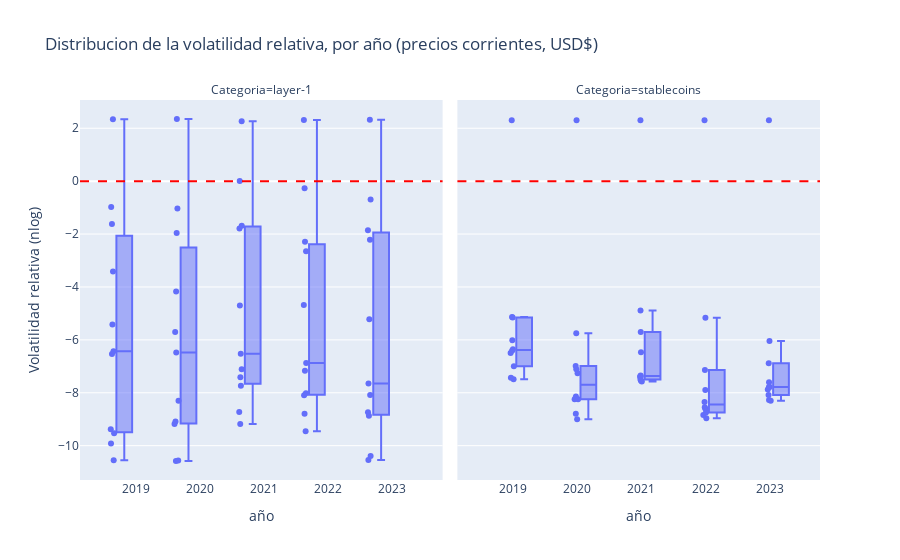

The notebook cell this image was saved under:
### Code cell
# transformos los datos a su log natural para facilitar su visualizacion
data_market_prcvoltlty_crrnt.loc[:,'vltlty_ratio_log'] = np.log(data_market_prcvoltlty_crrnt['vltlty_ratio'])

# Boxplot
boxplot_crrnt = px.box(
    data_market_prcvoltlty_crrnt#.loc[
        #data_market_prcvoltlty_crrnt['category_id'].str.contains('layer-1')]
    ,
    x='year',
    y='vltlty_ratio_log',
    points='all',
    facet_col='category_id',
    facet_col_wrap=2,
    labels={
        'year': 'año',
        'vltlty_ratio_log': 'Volatilidad relativa (nlog)',
        'category_id': 'Categoria'},
    title='Distribucion de la volatilidad relativa, por año (precios corrientes, USD$)')
 
boxplot_crrnt.add_hline(
    y=np.log(1),
    line_width=2,
    line_dash='dash',
    line_color='red')
boxplot_crrnt.update_xaxes(type='category')
boxplot_crrnt.show()

### Figure 1 — Plotly figure (JSON) as saved in the notebook; plotly's stock layout.template omitted (floating-point values rounded to 4 significant figures)
{"data": [{"alignmentgroup": "True", "boxpoints": "all", "hovertemplate": "Categoria=layer-1<br>año=%{x}<br>Volatilidad relativa (nlog)=%{y}<extra></extra>", "legendgroup": "", "marker": {"color": "#636efa"}, "name": "", "notched": false, "offsetgroup": "", "orientation": "v", "showlegend": false, "type": "box", "x": [2019, 2019, 2019, 2019, 2019, 2019, 2019, 2019, 2019, 2019, 2019, 2020, 2020, 2020, 2020, 2020, 2020, 2020, 2020, 2020, 2020, 2020, 2021, 2021, 2021, 2021, 2021, 2021, 2021, 2021, 2021, 2021, 2021, 2022, 2022, 2022, 2022, 2022, 2022, 2022, 2022, 2022, 2022, 2022, 2023, 2023, 2023, 2023, 2023, 2023, 2023, 2023, 2023, 2023, 2023], "x0": " ", "xaxis": "x", "y": [2.34, -0.9773, -1.617, -3.419, -5.42, -6.433, -6.53, -9.381, -9.532, -9.922, -10.55, 2.35, -1.034, -1.957, -4.169, -5.699, -6.476, -8.304, -9.086, -9.183, -10.56, -10.58, 2.265, 0.008974, -1.688, -1.794, -4.703, -6.528, -7.106, -7.409, -7.738, -8.725, -9.181, 2.308, -0.2667, -2.293, -2.646, -4.68, -6.871, -7.172, -8.017, -8.098, -8.791, -9.451, 2.325, -0.6936, -1.852, -2.212, -5.22, -7.65, -8.083, -8.735, -8.864, -10.39, -10.54], "y0": " ", "yaxis": "y"}, {"alignmentgroup": "True", "boxpoints": "all", "hovertemplate": "Categoria=stablecoins<br>año=%{x}<br>Volatilidad relativa (nlog)=%{y}<extra></extra>", "legendgroup": "", "marker": {"color": "#636efa"}, "name": "", "notched": false, "offsetgroup": "", "orientation": "v", "showlegend": false, "type": "box", "x": [2019, 2019, 2019, 2019, 2019, 2019, 2019, 2019, 2019, 2019, 2020, 2020, 2020, 2020, 2020, 2020, 2020, 2020, 2020, 2020, 2021, 2021, 2021, 2021, 2021, 2021, 2021, 2021, 2021, 2021, 2022, 2022, 2022, 2022, 2022, 2022, 2022, 2022, 2022, 2022, 2023, 2023, 2023, 2023, 2023, 2023, 2023, 2023, 2023, 2023], "x0": " ", "xaxis": "x2", "y": [2.3, -5.139, -5.157, -6.018, -6.357, -6.407, -6.501, -6.993, -7.431, -7.489, 2.302, -5.749, -6.984, -7.107, -7.264, -8.138, -8.242, -8.245, -8.798, -8.997, 2.301, -4.893, -5.7, -6.469, -7.349, -7.381, -7.39, -7.497, -7.547, -7.577, 2.302, -5.168, -7.141, -7.895, -8.344, -8.546, -8.593, -8.747, -8.836, -8.964, 2.302, -6.044, -6.883, -7.605, -7.778, -7.779, -7.873, -8.086, -8.278, -8.299], "y0": " ", "yaxis": "y2"}], "layout": {"annotations": [{"showarrow": false, "text": "Categoria=layer-1", "x": 0.245, "xanchor": "center", "xref": "paper", "y": 1, "yanchor": "bottom", "yref": "paper"}, {"showarrow": false, "text": "Categoria=stablecoins", "x": 0.755, "xanchor": "center", "xref": "paper", "y": 1, "yanchor": "bottom", "yref": "paper"}], "boxmode": "group", "legend": {"tracegroupgap": 0}, "shapes": [{"line": {"color": "red", "dash": "dash", "width": 2}, "type": "line", "x0": 0, "x1": 1, "xref": "x domain", "y0": 0, "y1": 0, "yref": "y"}, {"line": {"color": "red", "dash": "dash", "width": 2}, "type": "line", "x0": 0, "x1": 1, "xref": "x2 domain", "y0": 0, "y1": 0, "yref": "y2"}], "title": {"text": "Distribucion de la volatilidad relativa, por año (precios corrientes, USD$)"}, "xaxis": {"anchor": "y", "domain": [0, 0.49], "title": {"text": "año"}, "type": "category"}, "xaxis2": {"anchor": "y2", "domain": [0.51, 1], "matches": "x", "title": {"text": "año"}, "type": "category"}, "yaxis": {"anchor": "x", "domain": [0, 1], "title": {"text": "Volatilidad relativa (nlog)"}}, "yaxis2": {"anchor": "x2", "domain": [0, 1], "matches": "y", "showticklabels": false}}}
